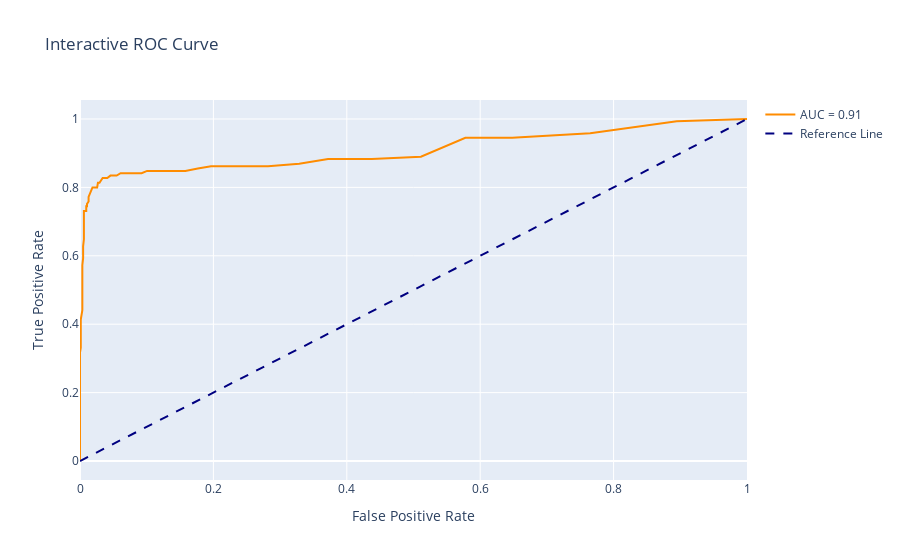

Write notebook code for a chart like this one.
### Code cell
import plotly.graph_objs as go

trace = go.Scatter(x=fpr, y=tpr, mode='lines', name='AUC = %0.2f' % auc,
                   line=dict(color='darkorange', width=2))
reference_line = go.Scatter(x=[0,1], y=[0,1], mode='lines', name='Reference Line',
                            line=dict(color='navy', width=2, dash='dash'))
fig = go.Figure(data=[trace, reference_line])
fig.update_layout(title='Interactive ROC Curve',
                  xaxis_title='False Positive Rate',
                  yaxis_title='True Positive Rate')
fig.show()

### Figure 1 — Plotly figure (JSON) as saved in the notebook; plotly's stock layout.template omitted (floating-point values rounded to 4 significant figures)
{"data": [{"line": {"color": "darkorange", "width": 2}, "mode": "lines", "name": "AUC = 0.91", "type": "scatter", "x": [0, 0, 0, 0, 0, 0, 0, 0, 0, 0, 0, 0, 0, 0, 0, 0, 0.00117, 0.00117, 0.00117, 0.00117, 0.003509, 0.003509, 0.003509, 0.003509, 0.003509, 0.003509, 0.004678, 0.004678, 0.004678, 0.005848, 0.005848, 0.005848, 0.005848, 0.005848, 0.005848, 0.005848, 0.007018, 0.009357, 0.009357, 0.01053, 0.01053, 0.01287, 0.01287, 0.0152, 0.01754, 0.01871, 0.02105, 0.02573, 0.0269, 0.02924, 0.03392, 0.04094, 0.04561, 0.04795, 0.05263, 0.05497, 0.06082, 0.06316, 0.07251, 0.0807, 0.0924, 0.1006, 0.1158, 0.1298, 0.1474, 0.1579, 0.1766, 0.1965, 0.2199, 0.2456, 0.2819, 0.3287, 0.3719, 0.4374, 0.5111, 0.5778, 0.648, 0.7649, 0.8947, 1], "y": [0, 0.01379, 0.02759, 0.05517, 0.06897, 0.09655, 0.1034, 0.1172, 0.1379, 0.1724, 0.2138, 0.2207, 0.2345, 0.2759, 0.3034, 0.3172, 0.331, 0.3586, 0.3793, 0.4138, 0.4414, 0.4828, 0.5103, 0.531, 0.5586, 0.5724, 0.5931, 0.6138, 0.6276, 0.6483, 0.6552, 0.6759, 0.6828, 0.6966, 0.7172, 0.731, 0.731, 0.731, 0.7448, 0.7448, 0.7517, 0.7586, 0.7724, 0.7862, 0.7931, 0.8, 0.8, 0.8, 0.8138, 0.8138, 0.8276, 0.8276, 0.8345, 0.8345, 0.8345, 0.8345, 0.8414, 0.8414, 0.8414, 0.8414, 0.8414, 0.8483, 0.8483, 0.8483, 0.8483, 0.8483, 0.8552, 0.8621, 0.8621, 0.8621, 0.8621, 0.869, 0.8828, 0.8828, 0.8897, 0.9448, 0.9448, 0.9586, 0.9931, 1]}, {"line": {"color": "navy", "dash": "dash", "width": 2}, "mode": "lines", "name": "Reference Line", "type": "scatter", "x": [0, 1], "y": [0, 1]}], "layout": {"title": {"text": "Interactive ROC Curve"}, "xaxis": {"title": {"text": "False Positive Rate"}}, "yaxis": {"title": {"text": "True Positive Rate"}}}}
